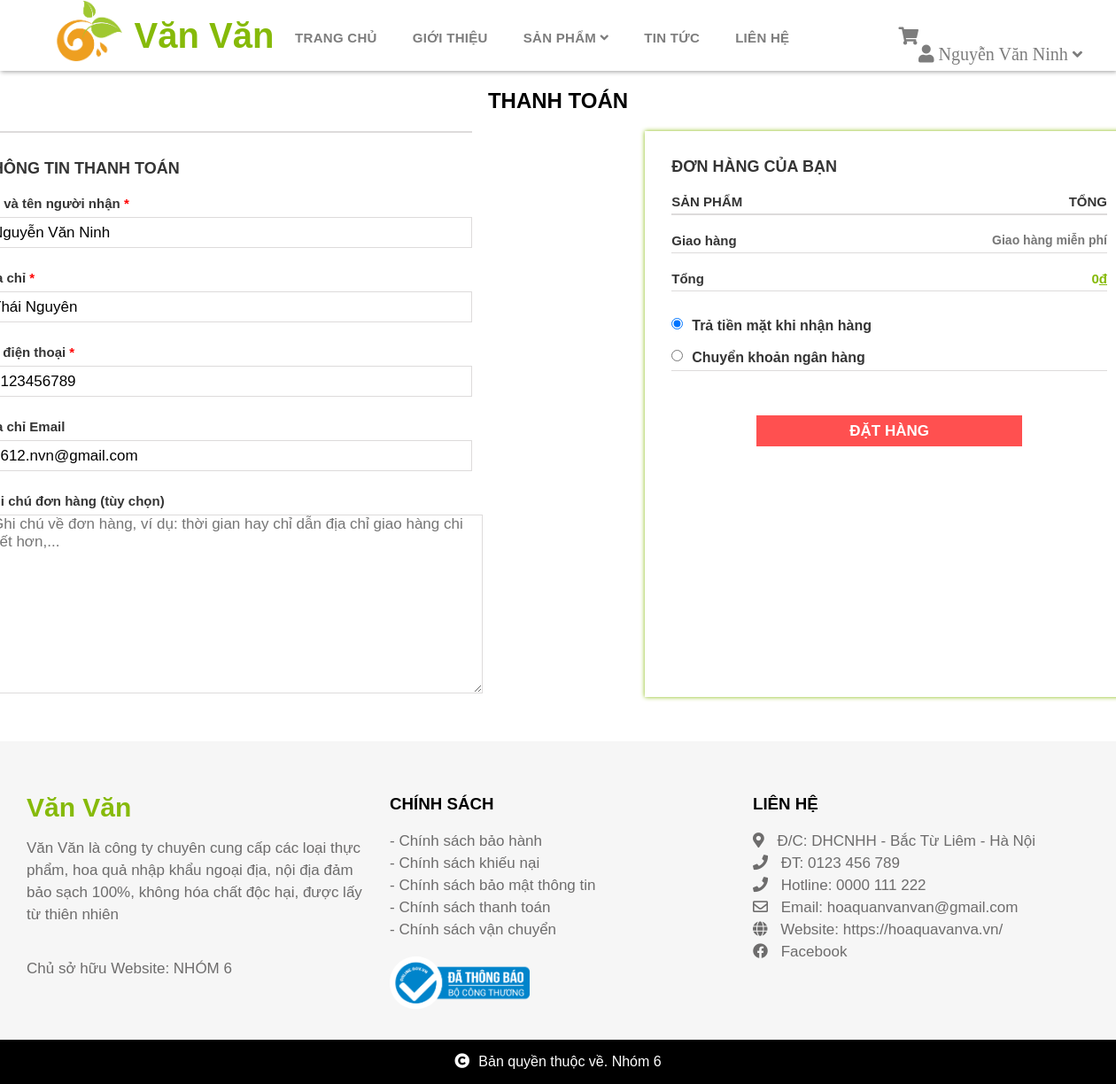
Page /thanhtoan.php (signed in) on the committed database.
### tables this page shows
CREATE TABLE `user` (
  `user_id` int(11) NOT NULL,
  `password` varchar(255) NOT NULL,
  `name` varchar(255) NOT NULL,
  `address` varchar(255) NOT NULL,
  `email` varchar(255) NOT NULL,
  `phone` varchar(100) NOT NULL
);

### classes/user.php (called while the page is built, shortened)
<?php
    $filepath = realpath(dirname(__FILE__));
    include_once ($filepath.'/../lib/database.php');
    include "sendmail.php";
?>
<?php
    class user{
        private $db;
        public function __construct()
        {
            $this->db = new Database();
        }
        public function getuserbyId($id)
        {
            $query = "SELECT * FROM user WHERE user_id = '$id'";
                $result = $this->db->select($query);
                return $result;
        }
    }
?>

### classes/sendmail.php (called while the page is built, shortened)
<?php
$filepath = realpath(dirname(__FILE__));
?>

### lib/database.php (called while the page is built, shortened)
<?php
    class Database{
        public $host = DB_HOST;
        public $user = DB_USER;
        public $pass = DB_PASS;
        public $dbname = DB_NAME;
        public $link;
        private function connectDB(){
            $this->link =  new mysqli($this->host, $this->user, $this->pass, $this->dbname);
        }
        public function select($query){
            $result = $this->link->query($query) or die($this->link->error.__LINE__);
            if($result->num_rows > 0){
                return $result;
            }
            else {
                return false;
            }
        }
    }

### lib/session.php (called while the page is built, shortened)
<?php
    class Session{
        public static function get($key){
            if(isset($_SESSION[$key])){
                return $_SESSION[$key];
            }
            else{
                return false;
            }
        }
    }
?>

### thanhtoan.php (the view, shortened to what this page needs)
<?php
include "include/header.php";
?>
<div class="content">
    <h2 style="text-align: center;">THANH TOÁN</h2>
    <form class="main" action="" method="POST">
        <div class="payment-left">
            <p style="font-weight: bold; font-size: 18px">THÔNG TIN THANH TOÁN</p>
            <?php
                $id = Session::get('user_id');
                $get_user = $user->getuserbyId($id)->fetch_assoc();
            ?>
            <div class="payment-info">
                <p>Họ và tên người nhận <span style="color: red">*</span></p>
                <input required name="name" type="text" placeholder="Họ và tên người nhận" value="<?php echo $get_user['name'] ?>">
            </div>
            <div class="payment-info">
                <p>Địa chỉ <span style="color: red">*</span></p>
                <input required name="address" type="text" placeholder="Nhập địa chỉ nhận hàng" value="<?php echo $get_user['address'] ?>">
            </div>
            <div class="payment-info">
                <p>Số điện thoại <span style="color: red">*</span></p>
                <input required name="phone" type="text" placeholder="Số điện thoại" value="<?php echo $get_user['phone'] ?>">
            </div>
            <div class="payment-info">
                <p>Địa chỉ Email</p>
                <input name="email" type="text" placeholder="Địa chỉ Email" value="<?php echo $get_user['email'] ?>">
            </div>
            <div class="payment-info">
                <p>Ghi chú đơn hàng (tùy chọn)</p>
                <textarea name="note" id="" cols="30" rows="10"
                    placeholder="Ghi chú về đơn hàng, ví dụ: thời gian hay chỉ dẫn địa chỉ giao hàng chi tiết hơn,... "></textarea>
            </div>
        </div>
        <div class="payment-right">
            <p style="font-weight: bold; font-size: 18px">ĐƠN HÀNG CỦA BẠN</p>
            <div
                style="display: flex; border-bottom: 2px solid rgb(221, 219, 219); padding-bottom:5px; margin-top: 20px; justify-content: space-between">
                <p style="font-weight: bold; font-size: 15px">SẢN PHẨM</p>
                <p style="font-weight: bold; font-size: 15px">TỔNG</p>
            </div>
            <?php
                $total = 0;
            ?>
            <div
                style="display: flex; border-bottom: 1px solid rgb(221, 219, 219); padding-bottom:5px; margin-top: 20px; justify-content: space-between">
                <p style="font-weight: bold; font-size: 15px;">Giao hàng</p>
                <p style="font-weight: bold; font-size: 14px; color: #777">Giao hàng miễn phí</p>
            </div>
            <div
                style="display: flex; border-bottom: 1px solid rgb(221, 219, 219); padding-bottom:5px; margin-top: 20px; justify-content: space-between">
                <p style="font-weight: bold; font-size: 15px;">Tổng</p>
                <p style="font-weight: bold; font-size: 15px; color: #86ba09"><?php echo $total ?><u>đ</u></p>
            </div>
            <div style="border-bottom: 1px solid rgb(221, 219, 219); padding-bottom:5px; margin-top: 30px;">
                <input type="radio" checked="checked" value="0" name="payment_method" style="float: left; margin-right: 10px">
                <p style="font-weight: bold">Trả tiền mặt khi nhận hàng</p>
                <br>
                <input type="radio" name="payment_method" value="1" style="float: left; margin-right: 10px">
                <p style="font-weight: bold">Chuyển khoản ngân hàng</p>
            </div>
            <input class="btn-dathang" type="submit" name="order" value="ĐẶT HÀNG">
        </div>
    </form>
</div>
<?php
include "include/footer.php";
?>

### css/style.css (style rules this page uses)
* { padding: 0; margin: 0; }
h1, h2, h3, p { font-family: "Roboto Slab", sans-serif; }
.content { width: 1300px; margin-left: calc(50% - 650px); margin-top: 100px; margin-bottom: 50px; }
.main { display: flex; margin-top: 20px; }
.payment-left { padding-top: 30px; width: 45%; margin-right: 15%; border-top: 2px solid rgb(221, 219, 219); }
.payment-left, .payment-right { color: #353535; }
.payment-info { margin-top: 20px; }
.payment-info>p { font-weight: bold; font-size: 15px; padding-bottom: 7px; }
.payment-info>input, select { width: 100%; height: 35px; padding-left: 10px; font-size: 17px; box-sizing: border-box; margin-bottom: 5px; border: 1px solid rgb(221, 219, 219); }
.payment-info>textarea { width: 100%; font-size: 17px; border: 1px solid rgb(221, 219, 219); font-family: "Roboto Slab", sans-serif; padding-left: 10px; }
.payment-right { width: 40%; box-shadow: 0 0 5px #86ba09; padding-left: 30px; padding-top: 30px; padding-right: 30px; }
.payment-right>.btn-dathang { line-height: 35px; background-color: rgb(255, 80, 80); color: white; font-weight: bold; font-size: 17px; width: 300px; display: inline-block; text-align: center; margin-left: calc(50% - 150px); margin-top: 50px; border: none; cursor: pointer; }

### rows in the picture
user: name "Nguyễn Văn Ninh", address "Thái Nguyên", phone "0123456789", email "1612.nvn@gmail.com"

### other values in the picture
Session::get("name") "Nguyễn Văn Ninh"
$total "0"
